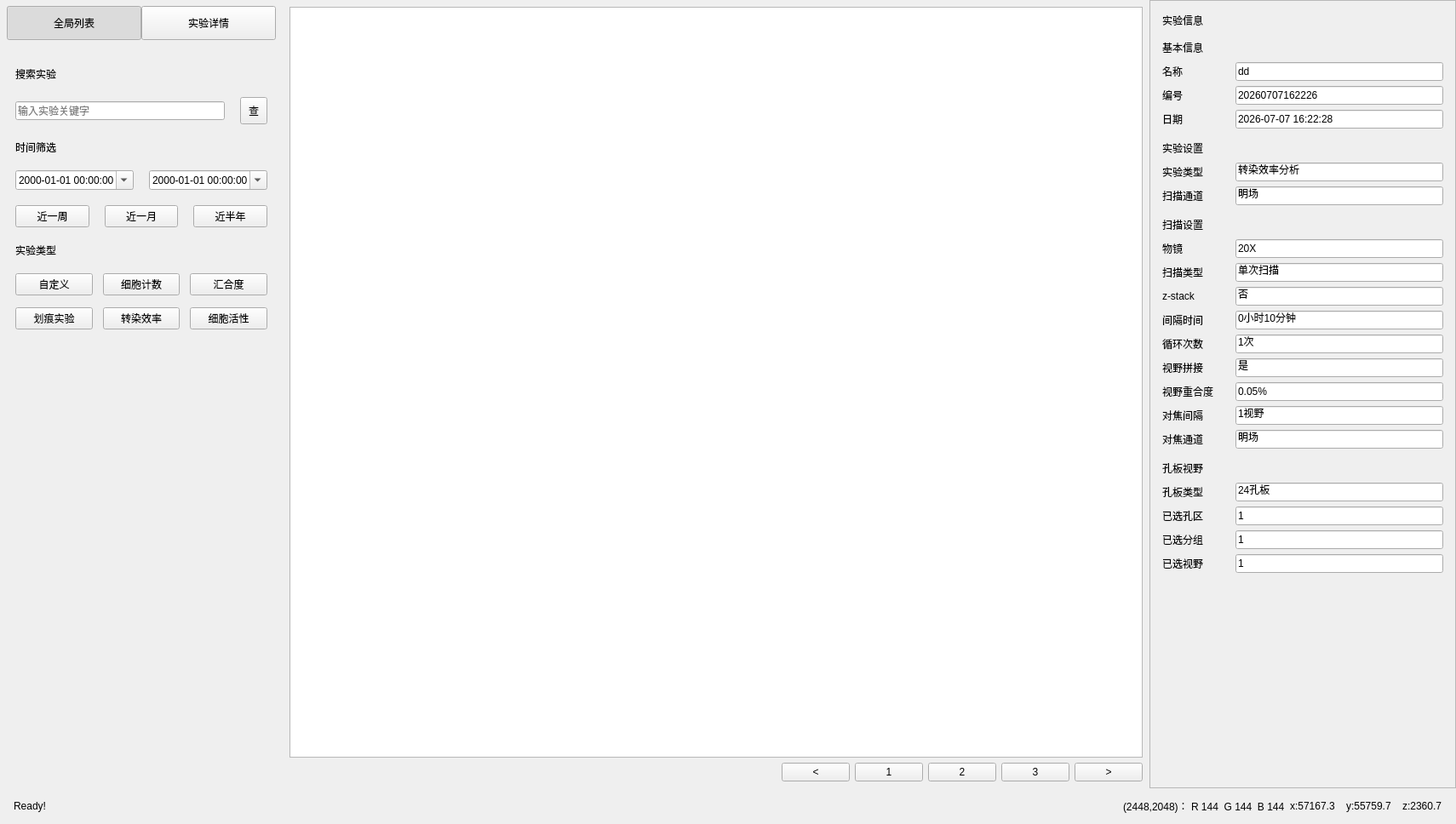
<?xml version="1.0" encoding="UTF-8"?>
<ui version="4.0">
 <class>DataWidget</class>
 <widget class="QWidget" name="DataWidget">
  <property name="geometry">
   <rect>
    <x>0</x>
    <y>0</y>
    <width>1710</width>
    <height>968</height>
   </rect>
  </property>
  <layout class="QVBoxLayout" name="mainVerticalLayout">
   <property name="spacing">
    <number>0</number>
   </property>
   <property name="leftMargin">
    <number>0</number>
   </property>
   <property name="topMargin">
    <number>0</number>
   </property>
   <property name="rightMargin">
    <number>0</number>
   </property>
   <property name="bottomMargin">
    <number>0</number>
   </property>
   <item>
    <widget class="QStackedWidget" name="dataPageStackedWidget">
     <widget class="QWidget" name="globalListPage">
      <layout class="QVBoxLayout" name="globalPageVerticalLayout">
       <property name="spacing">
        <number>0</number>
       </property>
       <property name="leftMargin">
        <number>0</number>
       </property>
       <property name="topMargin">
        <number>0</number>
       </property>
       <property name="rightMargin">
        <number>0</number>
       </property>
       <property name="bottomMargin">
        <number>0</number>
       </property>
       <item>
        <layout class="QHBoxLayout" name="globalContentHorizontalLayout">
         <property name="spacing">
          <number>0</number>
         </property>
         <item>
          <widget class="QWidget" name="leftFilterPanelWidget">
           <property name="minimumSize">
            <size>
             <width>330</width>
             <height>0</height>
            </size>
           </property>
           <property name="maximumSize">
            <size>
             <width>380</width>
             <height>16777215</height>
            </size>
           </property>
           <layout class="QVBoxLayout" name="leftFilterVerticalLayout">
            <property name="spacing">
             <number>0</number>
            </property>
            <property name="leftMargin">
             <number>0</number>
            </property>
            <property name="topMargin">
             <number>0</number>
            </property>
            <property name="rightMargin">
             <number>0</number>
            </property>
            <property name="bottomMargin">
             <number>0</number>
            </property>
            <item>
             <widget class="QWidget" name="dataNavigationWidget">
              <property name="minimumSize">
               <size>
                <width>0</width>
                <height>54</height>
               </size>
              </property>
              <property name="maximumSize">
               <size>
                <width>16777215</width>
                <height>54</height>
               </size>
              </property>
              <layout class="QHBoxLayout" name="dataNavigationHorizontalLayout">
               <property name="spacing">
                <number>0</number>
               </property>
               <property name="leftMargin">
                <number>8</number>
               </property>
               <property name="topMargin">
                <number>6</number>
               </property>
               <property name="rightMargin">
                <number>8</number>
               </property>
               <property name="bottomMargin">
                <number>6</number>
               </property>
               <item>
                <widget class="QPushButton" name="buttonGlobalList">
                 <property name="minimumSize">
                  <size>
                   <width>150</width>
                   <height>40</height>
                  </size>
                 </property>
                 <property name="text">
                  <string>全局列表</string>
                 </property>
                 <property name="checkable">
                  <bool>true</bool>
                 </property>
                 <property name="checked">
                  <bool>true</bool>
                 </property>
                </widget>
               </item>
               <item>
                <widget class="QPushButton" name="buttonExperimentDetail">
                 <property name="minimumSize">
                  <size>
                   <width>150</width>
                   <height>40</height>
                  </size>
                 </property>
                 <property name="text">
                  <string>实验详情</string>
                 </property>
                 <property name="checkable">
                  <bool>true</bool>
                 </property>
                </widget>
               </item>
              </layout>
             </widget>
            </item>
            <item>
             <widget class="QWidget" name="searchPanelWidget">
              <layout class="QVBoxLayout" name="searchPanelVerticalLayout">
               <property name="leftMargin">
                <number>18</number>
               </property>
               <property name="topMargin">
                <number>24</number>
               </property>
               <property name="rightMargin">
                <number>18</number>
               </property>
               <property name="bottomMargin">
                <number>16</number>
               </property>
               <property name="spacing">
                <number>18</number>
               </property>
               <item>
                <widget class="QLabel" name="labelSearchExperiment">
                 <property name="text">
                  <string>搜索实验</string>
                 </property>
                </widget>
               </item>
               <item>
                <layout class="QHBoxLayout" name="searchExperimentHorizontalLayout">
                 <item>
                  <widget class="QLineEdit" name="lineEditExperimentKeyword">
                   <property name="placeholderText">
                    <string>输入实验关键字</string>
                   </property>
                  </widget>
                 </item>
                 <item>
                  <widget class="QToolButton" name="buttonSearchExperiment">
                   <property name="minimumSize">
                    <size>
                     <width>32</width>
                     <height>32</height>
                    </size>
                   </property>
                   <property name="text">
                    <string>查</string>
                   </property>
                  </widget>
                 </item>
                </layout>
               </item>
               <item>
                <widget class="QLabel" name="labelTimeFilter">
                 <property name="text">
                  <string>时间筛选</string>
                 </property>
                </widget>
               </item>
               <item>
                <layout class="QHBoxLayout" name="timeRangeHorizontalLayout">
                 <item>
                  <widget class="QDateTimeEdit" name="dateTimeStart">
                   <property name="calendarPopup">
                    <bool>true</bool>
                   </property>
                   <property name="displayFormat">
                    <string>yyyy-MM-dd HH:mm:ss</string>
                   </property>
                  </widget>
                 </item>
                 <item>
                  <widget class="QDateTimeEdit" name="dateTimeEnd">
                   <property name="calendarPopup">
                    <bool>true</bool>
                   </property>
                   <property name="displayFormat">
                    <string>yyyy-MM-dd HH:mm:ss</string>
                   </property>
                  </widget>
                 </item>
                </layout>
               </item>
               <item>
                <layout class="QHBoxLayout" name="quickTimeHorizontalLayout">
                 <item>
                  <widget class="QPushButton" name="buttonLastWeek">
                   <property name="text">
                    <string>近一周</string>
                   </property>
                  </widget>
                 </item>
                 <item>
                  <widget class="QPushButton" name="buttonLastMonth">
                   <property name="text">
                    <string>近一月</string>
                   </property>
                  </widget>
                 </item>
                 <item>
                  <widget class="QPushButton" name="buttonLastHalfYear">
                   <property name="text">
                    <string>近半年</string>
                   </property>
                  </widget>
                 </item>
                </layout>
               </item>
               <item>
                <widget class="QLabel" name="labelExperimentTypeFilter">
                 <property name="text">
                  <string>实验类型</string>
                 </property>
                </widget>
               </item>
               <item>
                <layout class="QGridLayout" name="experimentTypeGridLayout">
                 <property name="horizontalSpacing">
                  <number>12</number>
                 </property>
                 <property name="verticalSpacing">
                  <number>14</number>
                 </property>
                 <item row="0" column="0">
                  <widget class="QPushButton" name="buttonCustomType">
                   <property name="text">
                    <string>自定义</string>
                   </property>
                  </widget>
                 </item>
                 <item row="0" column="1">
                  <widget class="QPushButton" name="buttonCellCountingType">
                   <property name="text">
                    <string>细胞计数</string>
                   </property>
                  </widget>
                 </item>
                 <item row="0" column="2">
                  <widget class="QPushButton" name="buttonConfluenceType">
                   <property name="text">
                    <string>汇合度</string>
                   </property>
                  </widget>
                 </item>
                 <item row="1" column="0">
                  <widget class="QPushButton" name="buttonScratchType">
                   <property name="text">
                    <string>划痕实验</string>
                   </property>
                  </widget>
                 </item>
                 <item row="1" column="1">
                  <widget class="QPushButton" name="buttonTransfectionType">
                   <property name="text">
                    <string>转染效率</string>
                   </property>
                  </widget>
                 </item>
                 <item row="1" column="2">
                  <widget class="QPushButton" name="buttonCellActivityType">
                   <property name="text">
                    <string>细胞活性</string>
                   </property>
                  </widget>
                 </item>
                </layout>
               </item>
               <item>
                <spacer name="filterVerticalSpacer">
                 <property name="orientation">
                  <enum>Qt::Vertical</enum>
                 </property>
                 <property name="sizeHint" stdset="0">
                  <size>
                   <width>20</width>
                   <height>320</height>
                  </size>
                 </property>
                </spacer>
               </item>
              </layout>
             </widget>
            </item>
           </layout>
          </widget>
         </item>
         <item>
          <widget class="QWidget" name="experimentListPanelWidget">
           <property name="sizePolicy">
            <sizepolicy hsizetype="Expanding" vsizetype="Expanding">
             <horstretch>1</horstretch>
             <verstretch>1</verstretch>
            </sizepolicy>
           </property>
           <layout class="QVBoxLayout" name="experimentListVerticalLayout">
            <property name="leftMargin">
             <number>8</number>
            </property>
            <property name="topMargin">
             <number>8</number>
            </property>
            <property name="rightMargin">
             <number>8</number>
            </property>
            <property name="bottomMargin">
             <number>8</number>
            </property>
            <item>
             <widget class="QTableWidget" name="tableExperimentList">
              <property name="sizePolicy">
               <sizepolicy hsizetype="Expanding" vsizetype="Expanding">
                <horstretch>1</horstretch>
                <verstretch>1</verstretch>
               </sizepolicy>
              </property>
              <property name="selectionBehavior">
               <enum>QAbstractItemView::SelectRows</enum>
              </property>
              <property name="editTriggers">
               <set>QAbstractItemView::NoEditTriggers</set>
              </property>
             </widget>
            </item>
            <item>
             <layout class="QHBoxLayout" name="paginationHorizontalLayout">
              <item>
               <spacer name="paginationSpacer">
                <property name="orientation">
                 <enum>Qt::Horizontal</enum>
                </property>
                <property name="sizeHint" stdset="0">
                 <size>
                  <width>40</width>
                  <height>20</height>
                 </size>
                </property>
               </spacer>
              </item>
              <item>
               <widget class="QPushButton" name="buttonPreviousPage">
                <property name="text">
                 <string>&lt;</string>
                </property>
               </widget>
              </item>
              <item>
               <widget class="QPushButton" name="buttonPageOne">
                <property name="text">
                 <string>1</string>
                </property>
               </widget>
              </item>
              <item>
               <widget class="QPushButton" name="buttonPageTwo">
                <property name="text">
                 <string>2</string>
                </property>
               </widget>
              </item>
              <item>
               <widget class="QPushButton" name="buttonPageThree">
                <property name="text">
                 <string>3</string>
                </property>
               </widget>
              </item>
              <item>
               <widget class="QPushButton" name="buttonNextPage">
                <property name="text">
                 <string>&gt;</string>
                </property>
               </widget>
              </item>
             </layout>
            </item>
           </layout>
          </widget>
         </item>
         <item>
          <widget class="QScrollArea" name="experimentInfoScrollArea">
           <property name="minimumSize">
            <size>
             <width>360</width>
             <height>0</height>
            </size>
           </property>
           <property name="maximumSize">
            <size>
             <width>430</width>
             <height>16777215</height>
            </size>
           </property>
           <property name="widgetResizable">
            <bool>true</bool>
           </property>
           <widget class="QWidget" name="experimentInfoWidget">
            <property name="geometry">
             <rect>
              <x>0</x>
             <y>0</y>
              <width>400</width>
              <height>780</height>
             </rect>
            </property>
            <layout class="QVBoxLayout" name="experimentInfoVerticalLayout">
             <property name="leftMargin">
              <number>14</number>
             </property>
             <property name="topMargin">
              <number>14</number>
             </property>
             <property name="rightMargin">
              <number>14</number>
             </property>
             <property name="bottomMargin">
              <number>14</number>
             </property>
             <property name="spacing">
              <number>14</number>
             </property>
             <item>
              <widget class="QLabel" name="labelExperimentInfoTitle">
               <property name="text">
                <string>实验信息</string>
               </property>
             </widget>
             </item>
             <item>
              <widget class="QWidget" name="basicInfoPanelWidget" native="true">
               <layout class="QVBoxLayout" name="basicInfoPanelLayout">
                <property name="leftMargin">
                 <number>0</number>
                </property>
                <property name="topMargin">
                 <number>0</number>
                </property>
                <property name="rightMargin">
                 <number>0</number>
                </property>
                <property name="bottomMargin">
                 <number>0</number>
                </property>
                <property name="spacing">
                 <number>8</number>
                </property>
                <item>
                 <widget class="QLabel" name="labelBasicInfoTitle">
                  <property name="text">
                   <string>基本信息</string>
                  </property>
                 </widget>
                </item>
                <item>
                 <layout class="QGridLayout" name="basicInfoGridLayout">
                  <property name="horizontalSpacing">
                   <number>10</number>
                  </property>
                  <property name="verticalSpacing">
                   <number>6</number>
                  </property>
                  <item row="0" column="0">
                   <widget class="QLabel" name="labelExperimentName">
                    <property name="minimumSize">
                     <size>
                      <width>76</width>
                      <height>0</height>
                     </size>
                    </property>
                    <property name="text">
                     <string>名称</string>
                    </property>
                   </widget>
                  </item>
                  <item row="0" column="1">
                   <widget class="QLineEdit" name="lineEditExperimentName">
                    <property name="minimumSize">
                     <size>
                      <width>170</width>
                      <height>22</height>
                     </size>
                    </property>
                    <property name="text">
                     <string>dd</string>
                    </property>
                    <property name="readOnly">
                     <bool>true</bool>
                    </property>
                   </widget>
                  </item>
                  <item row="1" column="0">
                   <widget class="QLabel" name="labelExperimentNumber">
                    <property name="text">
                     <string>编号</string>
                    </property>
                   </widget>
                  </item>
                  <item row="1" column="1">
                   <widget class="QLineEdit" name="lineEditExperimentNumber">
                    <property name="text">
                     <string>20260707162226</string>
                    </property>
                    <property name="readOnly">
                     <bool>true</bool>
                    </property>
                   </widget>
                  </item>
                  <item row="2" column="0">
                   <widget class="QLabel" name="labelFinishTime">
                    <property name="text">
                     <string>日期</string>
                    </property>
                   </widget>
                  </item>
                  <item row="2" column="1">
                   <widget class="QLineEdit" name="lineEditFinishTime">
                    <property name="text">
                     <string>2026-07-07 16:22:28</string>
                    </property>
                    <property name="readOnly">
                     <bool>true</bool>
                    </property>
                   </widget>
                  </item>
                 </layout>
                </item>
               </layout>
              </widget>
             </item>
             <item>
              <widget class="QWidget" name="experimentSettingPanelWidget" native="true">
               <layout class="QVBoxLayout" name="experimentSettingPanelLayout">
                <property name="leftMargin">
                 <number>0</number>
                </property>
                <property name="topMargin">
                 <number>0</number>
                </property>
                <property name="rightMargin">
                 <number>0</number>
                </property>
                <property name="bottomMargin">
                 <number>0</number>
                </property>
                <property name="spacing">
                 <number>8</number>
                </property>
                <item>
                 <widget class="QLabel" name="labelExperimentSettingTitle">
                  <property name="text">
                   <string>实验设置</string>
                  </property>
                 </widget>
                </item>
                <item>
                 <layout class="QGridLayout" name="experimentSettingGridLayout">
                  <property name="horizontalSpacing">
                   <number>10</number>
                  </property>
                  <property name="verticalSpacing">
                   <number>6</number>
                  </property>
                  <item row="0" column="0">
                   <widget class="QLabel" name="labelExperimentType">
                    <property name="minimumSize">
                     <size>
                      <width>76</width>
                      <height>0</height>
                     </size>
                    </property>
                    <property name="text">
                     <string>实验类型</string>
                    </property>
                   </widget>
                  </item>
                  <item row="0" column="1">
                   <widget class="QLineEdit" name="lineEditExperimentType">
                    <property name="text">
                     <string>转染效率分析</string>
                    </property>
                    <property name="readOnly">
                     <bool>true</bool>
                    </property>
                   </widget>
                  </item>
                  <item row="1" column="0">
                   <widget class="QLabel" name="labelScanChannel">
                    <property name="text">
                     <string>扫描通道</string>
                    </property>
                   </widget>
                  </item>
                  <item row="1" column="1">
                   <widget class="QLineEdit" name="lineEditScanChannel">
                    <property name="text">
                     <string>明场</string>
                    </property>
                    <property name="readOnly">
                     <bool>true</bool>
                    </property>
                   </widget>
                  </item>
                 </layout>
                </item>
               </layout>
              </widget>
             </item>
             <item>
              <widget class="QWidget" name="scanSettingPanelWidget" native="true">
               <layout class="QVBoxLayout" name="scanSettingPanelLayout">
                <property name="leftMargin">
                 <number>0</number>
                </property>
                <property name="topMargin">
                 <number>0</number>
                </property>
                <property name="rightMargin">
                 <number>0</number>
                </property>
                <property name="bottomMargin">
                 <number>0</number>
                </property>
                <property name="spacing">
                 <number>8</number>
                </property>
                <item>
                 <widget class="QLabel" name="labelScanSettingTitle">
                  <property name="text">
                   <string>扫描设置</string>
                  </property>
                 </widget>
                </item>
                <item>
                 <layout class="QGridLayout" name="scanSettingGridLayout">
                  <property name="horizontalSpacing">
                   <number>10</number>
                  </property>
                  <property name="verticalSpacing">
                   <number>6</number>
                  </property>
                  <item row="0" column="0">
                   <widget class="QLabel" name="labelObjective">
                    <property name="minimumSize">
                     <size>
                      <width>76</width>
                      <height>0</height>
                     </size>
                    </property>
                    <property name="text">
                     <string>物镜</string>
                    </property>
                   </widget>
                  </item>
                  <item row="0" column="1">
                   <widget class="QLineEdit" name="lineEditObjective">
                    <property name="text">
                     <string>20X</string>
                    </property>
                    <property name="readOnly">
                     <bool>true</bool>
                    </property>
                   </widget>
                  </item>
                  <item row="1" column="0">
                   <widget class="QLabel" name="labelScanType">
                    <property name="text">
                     <string>扫描类型</string>
                    </property>
                   </widget>
                  </item>
                  <item row="1" column="1">
                   <widget class="QLineEdit" name="lineEditScanType">
                    <property name="text">
                     <string>单次扫描</string>
                    </property>
                    <property name="readOnly">
                     <bool>true</bool>
                    </property>
                   </widget>
                  </item>
                  <item row="2" column="0">
                   <widget class="QLabel" name="labelZStack">
                    <property name="text">
                     <string>z-stack</string>
                    </property>
                   </widget>
                  </item>
                  <item row="2" column="1">
                   <widget class="QLineEdit" name="lineEditZStack">
                    <property name="text">
                     <string>否</string>
                    </property>
                    <property name="readOnly">
                     <bool>true</bool>
                    </property>
                   </widget>
                  </item>
                  <item row="3" column="0">
                   <widget class="QLabel" name="labelIntervalTime">
                    <property name="text">
                     <string>间隔时间</string>
                    </property>
                   </widget>
                  </item>
                  <item row="3" column="1">
                   <widget class="QLineEdit" name="lineEditIntervalTime">
                    <property name="text">
                     <string>0小时10分钟</string>
                    </property>
                    <property name="readOnly">
                     <bool>true</bool>
                    </property>
                   </widget>
                  </item>
                  <item row="4" column="0">
                   <widget class="QLabel" name="labelLoopCount">
                    <property name="text">
                     <string>循环次数</string>
                    </property>
                   </widget>
                  </item>
                  <item row="4" column="1">
                   <widget class="QLineEdit" name="lineEditLoopCount">
                    <property name="text">
                     <string>1次</string>
                    </property>
                    <property name="readOnly">
                     <bool>true</bool>
                    </property>
                   </widget>
                  </item>
                  <item row="5" column="0">
                   <widget class="QLabel" name="labelFieldStitching">
                    <property name="text">
                     <string>视野拼接</string>
                    </property>
                   </widget>
                  </item>
                  <item row="5" column="1">
                   <widget class="QLineEdit" name="lineEditFieldStitching">
                    <property name="text">
                     <string>是</string>
                    </property>
                    <property name="readOnly">
                     <bool>true</bool>
                    </property>
                   </widget>
                  </item>
                  <item row="6" column="0">
                   <widget class="QLabel" name="labelFieldOverlap">
                    <property name="text">
                     <string>视野重合度</string>
                    </property>
                   </widget>
                  </item>
                  <item row="6" column="1">
                   <widget class="QLineEdit" name="lineEditFieldOverlap">
                    <property name="text">
                     <string>0.05%</string>
                    </property>
                    <property name="readOnly">
                     <bool>true</bool>
                    </property>
                   </widget>
                  </item>
                  <item row="7" column="0">
                   <widget class="QLabel" name="labelFocusInterval">
                    <property name="text">
                     <string>对焦间隔</string>
                    </property>
                   </widget>
                  </item>
                  <item row="7" column="1">
                   <widget class="QLineEdit" name="lineEditFocusInterval">
                    <property name="text">
                     <string>1视野</string>
                    </property>
                    <property name="readOnly">
                     <bool>true</bool>
                    </property>
                   </widget>
                  </item>
                  <item row="8" column="0">
                   <widget class="QLabel" name="labelFocusChannel">
                    <property name="text">
                     <string>对焦通道</string>
                    </property>
                   </widget>
                  </item>
                  <item row="8" column="1">
                   <widget class="QLineEdit" name="lineEditFocusChannel">
                    <property name="text">
                     <string>明场</string>
                    </property>
                    <property name="readOnly">
                     <bool>true</bool>
                    </property>
                   </widget>
                  </item>
                 </layout>
                </item>
               </layout>
              </widget>
             </item>
             <item>
              <widget class="QWidget" name="plateFieldPanelWidget" native="true">
               <layout class="QVBoxLayout" name="plateFieldPanelLayout">
                <property name="leftMargin">
                 <number>0</number>
                </property>
                <property name="topMargin">
                 <number>0</number>
                </property>
                <property name="rightMargin">
                 <number>0</number>
                </property>
                <property name="bottomMargin">
                 <number>0</number>
                </property>
                <property name="spacing">
                 <number>8</number>
                </property>
                <item>
                 <widget class="QLabel" name="labelPlateFieldTitle">
                  <property name="text">
                   <string>孔板视野</string>
                  </property>
                 </widget>
                </item>
                <item>
                 <layout class="QGridLayout" name="plateFieldGridLayout">
                  <property name="horizontalSpacing">
                   <number>10</number>
                  </property>
                  <property name="verticalSpacing">
                   <number>6</number>
                  </property>
                  <item row="0" column="0">
                   <widget class="QLabel" name="labelPlateType">
                    <property name="minimumSize">
                     <size>
                      <width>76</width>
                      <height>0</height>
                     </size>
                    </property>
                    <property name="text">
                     <string>孔板类型</string>
                    </property>
                   </widget>
                  </item>
                  <item row="0" column="1">
                   <widget class="QLineEdit" name="lineEditPlateType">
                    <property name="text">
                     <string>24孔板</string>
                    </property>
                    <property name="readOnly">
                     <bool>true</bool>
                    </property>
                   </widget>
                  </item>
                  <item row="1" column="0">
                   <widget class="QLabel" name="labelSelectedArea">
                    <property name="text">
                     <string>已选孔区</string>
                    </property>
                   </widget>
                  </item>
                  <item row="1" column="1">
                   <widget class="QLineEdit" name="lineEditSelectedArea">
                    <property name="text">
                     <string>1</string>
                    </property>
                    <property name="readOnly">
                     <bool>true</bool>
                    </property>
                   </widget>
                  </item>
                  <item row="2" column="0">
                   <widget class="QLabel" name="labelSelectedGroup">
                    <property name="text">
                     <string>已选分组</string>
                    </property>
                   </widget>
                  </item>
                  <item row="2" column="1">
                   <widget class="QLineEdit" name="lineEditSelectedGroup">
                    <property name="text">
                     <string>1</string>
                    </property>
                    <property name="readOnly">
                     <bool>true</bool>
                    </property>
                   </widget>
                  </item>
                  <item row="3" column="0">
                   <widget class="QLabel" name="labelSelectedField">
                    <property name="text">
                     <string>已选视野</string>
                    </property>
                   </widget>
                  </item>
                  <item row="3" column="1">
                   <widget class="QLineEdit" name="lineEditSelectedField">
                    <property name="text">
                     <string>1</string>
                    </property>
                    <property name="readOnly">
                     <bool>true</bool>
                    </property>
                   </widget>
                  </item>
                 </layout>
                </item>
               </layout>
              </widget>
             </item>
             <item>
              <spacer name="experimentInfoSpacer">
               <property name="orientation">
                <enum>Qt::Vertical</enum>
               </property>
               <property name="sizeHint" stdset="0">
                <size>
                 <width>20</width>
                 <height>40</height>
                </size>
               </property>
              </spacer>
             </item>
            </layout>
           </widget>
          </widget>
         </item>
        </layout>
       </item>
       <item>
        <widget class="QWidget" name="globalBottomStatusWidget">
         <property name="minimumSize">
          <size>
           <width>0</width>
           <height>42</height>
          </size>
         </property>
         <property name="maximumSize">
          <size>
           <width>16777215</width>
           <height>42</height>
          </size>
         </property>
         <layout class="QHBoxLayout" name="globalBottomStatusLayout">
          <property name="leftMargin">
           <number>16</number>
          </property>
          <property name="topMargin">
           <number>0</number>
          </property>
          <property name="rightMargin">
           <number>16</number>
          </property>
          <property name="bottomMargin">
           <number>0</number>
          </property>
          <item>
           <widget class="QLabel" name="labelDataStatus">
            <property name="text">
             <string>Ready!</string>
            </property>
           </widget>
          </item>
          <item>
           <spacer name="dataStatusSpacer">
            <property name="orientation">
             <enum>Qt::Horizontal</enum>
            </property>
            <property name="sizeHint" stdset="0">
             <size>
              <width>40</width>
              <height>20</height>
             </size>
            </property>
           </spacer>
          </item>
          <item>
           <widget class="QLabel" name="labelDataPixelInfo">
            <property name="text">
             <string>(2448,2048)： R 144  G 144  B 144</string>
            </property>
           </widget>
          </item>
          <item>
           <widget class="QLabel" name="labelDataPositionInfo">
            <property name="text">
             <string>x:57167.3    y:55759.7    z:2360.7</string>
            </property>
           </widget>
          </item>
         </layout>
        </widget>
       </item>
      </layout>
     </widget>
     <widget class="QWidget" name="experimentDetailPage">
      <layout class="QHBoxLayout" name="detailPageHorizontalLayout">
       <property name="spacing">
        <number>12</number>
       </property>
       <property name="leftMargin">
        <number>8</number>
       </property>
       <property name="topMargin">
        <number>8</number>
       </property>
       <property name="rightMargin">
        <number>8</number>
       </property>
       <property name="bottomMargin">
        <number>8</number>
       </property>
       <item>
        <widget class="QWidget" name="detailSidePanelWidget">
         <property name="minimumSize">
          <size>
           <width>110</width>
           <height>0</height>
          </size>
         </property>
         <property name="maximumSize">
          <size>
           <width>130</width>
           <height>16777215</height>
          </size>
         </property>
         <layout class="QVBoxLayout" name="detailSideVerticalLayout">
          <property name="spacing">
           <number>10</number>
          </property>
          <item>
           <widget class="QPushButton" name="buttonDetailBack">
            <property name="text">
             <string>返回</string>
            </property>
           </widget>
          </item>
          <item>
           <widget class="QPushButton" name="buttonDetailOverview">
            <property name="minimumSize">
             <size>
              <width>0</width>
              <height>90</height>
             </size>
            </property>
            <property name="text">
             <string>总览</string>
            </property>
           </widget>
          </item>
          <item>
           <widget class="QPushButton" name="buttonDetailImage">
            <property name="minimumSize">
             <size>
              <width>0</width>
              <height>90</height>
             </size>
            </property>
            <property name="text">
             <string>图像</string>
            </property>
           </widget>
          </item>
          <item>
           <widget class="QPushButton" name="buttonDetailData">
            <property name="minimumSize">
             <size>
              <width>0</width>
              <height>90</height>
             </size>
            </property>
            <property name="text">
             <string>数据</string>
            </property>
           </widget>
          </item>
          <item>
           <spacer name="detailSideSpacer">
            <property name="orientation">
             <enum>Qt::Vertical</enum>
            </property>
            <property name="sizeHint" stdset="0">
             <size>
              <width>20</width>
              <height>40</height>
             </size>
            </property>
           </spacer>
          </item>
         </layout>
        </widget>
       </item>
       <item>
        <widget class="QWidget" name="detailPlaceholderWidget">
         <layout class="QVBoxLayout" name="detailPlaceholderVerticalLayout">
          <item>
           <widget class="QLabel" name="labelDetailPlaceholder">
            <property name="text">
             <string>实验详情页面后续实现</string>
            </property>
            <property name="alignment">
             <set>Qt::AlignCenter</set>
            </property>
           </widget>
          </item>
         </layout>
        </widget>
       </item>
      </layout>
     </widget>
    </widget>
   </item>
  </layout>
 </widget>
 <resources/>
 <connections/>
</ui>
